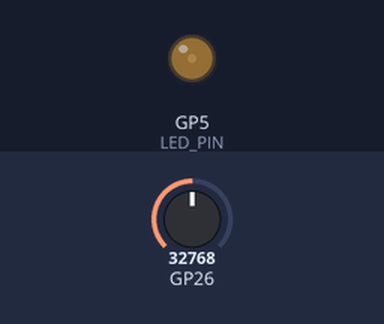
A program run on a simulated Raspberry Pi Pico running MicroPython. Shown: output pins drawn as LEDs (lit = HIGH). Inputs (shaded band) come from the test bench; at power-on: GP26 = 32768 (analog values on the 0–65535 scale).

Above: at 1.2 s.
1.3 s: GP26 set to 45874
At 2.2 s:
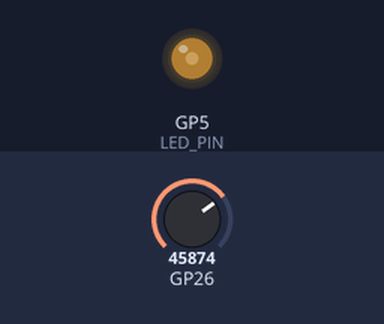
2.8 s: GP26 set to 57670
At 3.3 s:
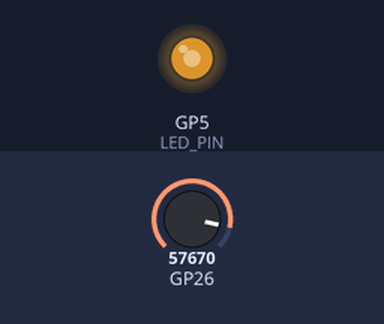
4.3 s: GP26 set to 65535
At 5.5 s:
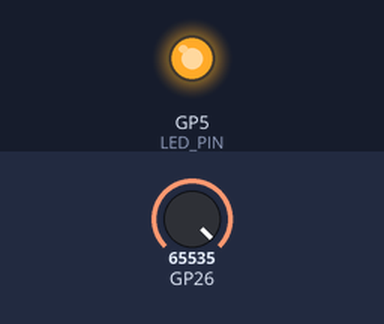
5.8 s: GP26 set to 0
At 6.8 s:
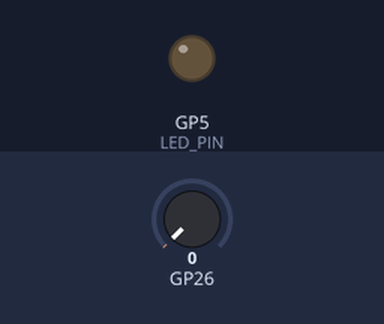
7.3 s: GP26 set to 32767
At 8.0 s:
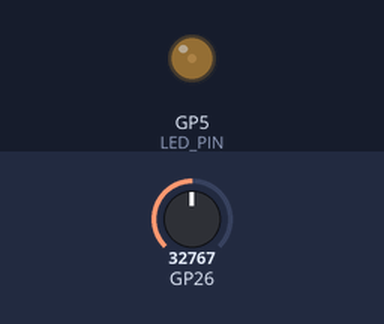
Timing chart, 0 to 9.8 s (numbered marks = the images above; inputs shaded):
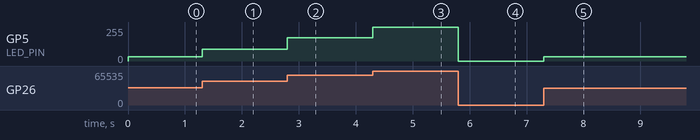

The program:

led-vol.py
```python
#
# アナログ値でLED制御
#
from machine import Pin, PWM
import math
import time

LED_PIN = 'GP5'
PWM_PIN = 'GP16'
ADC0_PIN = 0  # GP26(31番ピン)

pwm = machine.PWM(machine.Pin(LED_PIN))
pwm.freq(100)

sensor_adc = machine.ADC(ADC0_PIN)


def brightness(analog):
    return int(math.pow((analog / 65535), 3) * 65535)


while True:
    pwm.duty_u16(brightness(sensor_adc.read_u16()))
```

Measured:
- after the input at 1.3 s, GP5 (LED_PIN): 32/255 → 87/255 at once
- after the input at 2.8 s, GP5 (LED_PIN): 87/255 → 174/255 at once
- after the input at 4.3 s, GP5 (LED_PIN): 174/255 → 255/255 at once
- after the input at 5.8 s, GP5 (LED_PIN): 255/255 → 0/255 at once
- after the input at 7.3 s, GP5 (LED_PIN): 0/255 → 32/255 at once
